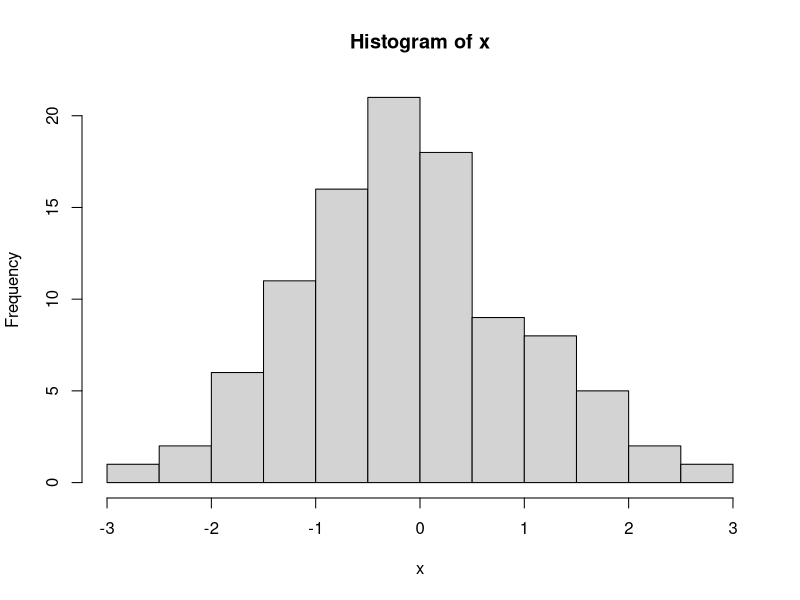

R code for this plot:
## ---- chunk 1
  x <- rnorm(100)
  mean(x)
  sd(x)
 
 
## ---- chunk 2
 hist(x)
